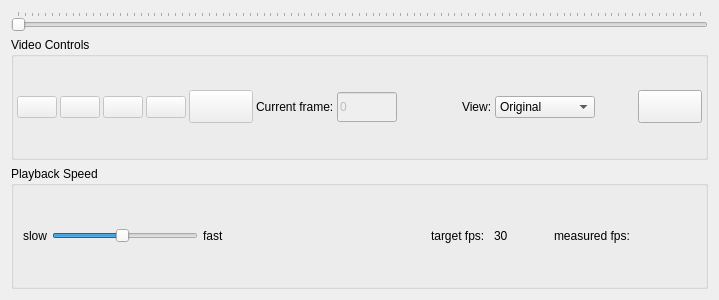
<?xml version="1.0" encoding="UTF-8"?>
<ui version="4.0">
 <class>VideoControlWidget</class>
 <widget class="QWidget" name="VideoControlWidget">
  <property name="geometry">
   <rect>
    <x>0</x>
    <y>0</y>
    <width>719</width>
    <height>300</height>
   </rect>
  </property>
  <property name="sizePolicy">
   <sizepolicy hsizetype="MinimumExpanding" vsizetype="MinimumExpanding">
    <horstretch>0</horstretch>
    <verstretch>0</verstretch>
   </sizepolicy>
  </property>
  <property name="windowTitle">
   <string>Form</string>
  </property>
  <layout class="QVBoxLayout" name="verticalLayout">
   <item>
    <widget class="QSlider" name="sld_video">
     <property name="enabled">
      <bool>false</bool>
     </property>
     <property name="autoFillBackground">
      <bool>false</bool>
     </property>
     <property name="maximum">
      <number>2500</number>
     </property>
     <property name="pageStep">
      <number>25</number>
     </property>
     <property name="orientation">
      <enum>Qt::Horizontal</enum>
     </property>
     <property name="invertedAppearance">
      <bool>false</bool>
     </property>
     <property name="invertedControls">
      <bool>false</bool>
     </property>
     <property name="tickPosition">
      <enum>QSlider::TicksAbove</enum>
     </property>
     <property name="tickInterval">
      <number>25</number>
     </property>
    </widget>
   </item>
   <item>
    <widget class="QGroupBox" name="playback">
     <property name="title">
      <string>Video Controls</string>
     </property>
     <layout class="QHBoxLayout" name="horizontalLayout_4">
      <property name="spacing">
       <number>3</number>
      </property>
      <property name="leftMargin">
       <number>3</number>
      </property>
      <property name="topMargin">
       <number>3</number>
      </property>
      <property name="rightMargin">
       <number>3</number>
      </property>
      <property name="bottomMargin">
       <number>3</number>
      </property>
      <item>
       <widget class="QPushButton" name="button_previousFrame">
        <property name="enabled">
         <bool>false</bool>
        </property>
        <property name="toolTip">
         <string>Previous Frame</string>
        </property>
        <property name="styleSheet">
         <string notr="true"/>
        </property>
        <property name="text">
         <string/>
        </property>
        <property name="icon">
         <iconset resource="MainWindow.qrc">
          <normaloff>:/BioTracker/resources/arrows-skip-back.png</normaloff>:/BioTracker/resources/arrows-skip-back.png</iconset>
        </property>
        <property name="iconSize">
         <size>
          <width>32</width>
          <height>32</height>
         </size>
        </property>
       </widget>
      </item>
      <item>
       <widget class="QPushButton" name="button_playPause">
        <property name="enabled">
         <bool>false</bool>
        </property>
        <property name="toolTip">
         <string>Play</string>
        </property>
        <property name="styleSheet">
         <string notr="true"/>
        </property>
        <property name="text">
         <string/>
        </property>
        <property name="icon">
         <iconset resource="MainWindow.qrc">
          <normaloff>:/BioTracker/resources/arrow-forward1.png</normaloff>:/BioTracker/resources/arrow-forward1.png</iconset>
        </property>
        <property name="iconSize">
         <size>
          <width>32</width>
          <height>32</height>
         </size>
        </property>
       </widget>
      </item>
      <item>
       <widget class="QPushButton" name="button_stop">
        <property name="enabled">
         <bool>false</bool>
        </property>
        <property name="toolTip">
         <string>Stop</string>
        </property>
        <property name="statusTip">
         <string/>
        </property>
        <property name="styleSheet">
         <string notr="true"/>
        </property>
        <property name="text">
         <string/>
        </property>
        <property name="icon">
         <iconset resource="MainWindow.qrc">
          <normaloff>:/BioTracker/resources/stop.png</normaloff>:/BioTracker/resources/stop.png</iconset>
        </property>
        <property name="iconSize">
         <size>
          <width>32</width>
          <height>32</height>
         </size>
        </property>
       </widget>
      </item>
      <item>
       <widget class="QPushButton" name="button_nextFrame">
        <property name="enabled">
         <bool>false</bool>
        </property>
        <property name="toolTip">
         <string>Next Frame</string>
        </property>
        <property name="statusTip">
         <string/>
        </property>
        <property name="styleSheet">
         <string notr="true"/>
        </property>
        <property name="text">
         <string/>
        </property>
        <property name="icon">
         <iconset resource="MainWindow.qrc">
          <normaloff>:/BioTracker/resources/arrows-skip-forward.png</normaloff>:/BioTracker/resources/arrows-skip-forward.png</iconset>
        </property>
        <property name="iconSize">
         <size>
          <width>32</width>
          <height>32</height>
         </size>
        </property>
       </widget>
      </item>
      <item>
       <widget class="QPushButton" name="button_screenshot">
        <property name="enabled">
         <bool>false</bool>
        </property>
        <property name="font">
         <font>
          <pointsize>16</pointsize>
          <weight>75</weight>
          <italic>false</italic>
          <bold>true</bold>
         </font>
        </property>
        <property name="toolTip">
         <string>Screenshot</string>
        </property>
        <property name="statusTip">
         <string/>
        </property>
        <property name="text">
         <string/>
        </property>
        <property name="icon">
         <iconset resource="MainWindow.qrc">
          <normaloff>:/BioTracker/resources/screenshot.png</normaloff>:/BioTracker/resources/screenshot.png</iconset>
        </property>
        <property name="iconSize">
         <size>
          <width>30</width>
          <height>30</height>
         </size>
        </property>
       </widget>
      </item>
      <item>
       <widget class="QLabel" name="lbl_frame">
        <property name="text">
         <string>Current frame:</string>
        </property>
       </widget>
      </item>
      <item>
       <widget class="QLineEdit" name="frame_num_edit">
        <property name="enabled">
         <bool>false</bool>
        </property>
        <property name="sizePolicy">
         <sizepolicy hsizetype="Preferred" vsizetype="Preferred">
          <horstretch>0</horstretch>
          <verstretch>0</verstretch>
         </sizepolicy>
        </property>
        <property name="maximumSize">
         <size>
          <width>60</width>
          <height>30</height>
         </size>
        </property>
        <property name="text">
         <string>0</string>
        </property>
       </widget>
      </item>
      <item>
       <spacer name="horizontalSpacer">
        <property name="orientation">
         <enum>Qt::Horizontal</enum>
        </property>
        <property name="sizeType">
         <enum>QSizePolicy::MinimumExpanding</enum>
        </property>
        <property name="sizeHint" stdset="0">
         <size>
          <width>40</width>
          <height>20</height>
         </size>
        </property>
       </spacer>
      </item>
      <item>
       <widget class="QLabel" name="labelView">
        <property name="text">
         <string>View:</string>
        </property>
       </widget>
      </item>
      <item>
       <widget class="QComboBox" name="comboBoxSelectedView">
        <property name="sizePolicy">
         <sizepolicy hsizetype="Preferred" vsizetype="Fixed">
          <horstretch>0</horstretch>
          <verstretch>0</verstretch>
         </sizepolicy>
        </property>
        <property name="minimumSize">
         <size>
          <width>100</width>
          <height>0</height>
         </size>
        </property>
        <property name="baseSize">
         <size>
          <width>0</width>
          <height>0</height>
         </size>
        </property>
        <item>
         <property name="text">
          <string>Original</string>
         </property>
        </item>
       </widget>
      </item>
      <item>
       <spacer name="horizontalSpacer_3">
        <property name="orientation">
         <enum>Qt::Horizontal</enum>
        </property>
        <property name="sizeType">
         <enum>QSizePolicy::Minimum</enum>
        </property>
        <property name="sizeHint" stdset="0">
         <size>
          <width>40</width>
          <height>20</height>
         </size>
        </property>
       </spacer>
      </item>
      <item>
       <widget class="QPushButton" name="button_panZoom">
        <property name="font">
         <font>
          <pointsize>16</pointsize>
          <weight>75</weight>
          <italic>false</italic>
          <bold>true</bold>
         </font>
        </property>
        <property name="toolTip">
         <string>Pan/Zoom Mode</string>
        </property>
        <property name="text">
         <string/>
        </property>
        <property name="icon">
         <iconset resource="MainWindow.qrc">
          <normaloff>:/BioTracker/resources/panZoom.png</normaloff>:/BioTracker/resources/panZoom.png</iconset>
        </property>
        <property name="iconSize">
         <size>
          <width>30</width>
          <height>30</height>
         </size>
        </property>
        <property name="checkable">
         <bool>true</bool>
        </property>
       </widget>
      </item>
     </layout>
    </widget>
   </item>
   <item>
    <widget class="QGroupBox" name="speed">
     <property name="minimumSize">
      <size>
       <width>0</width>
       <height>0</height>
      </size>
     </property>
     <property name="title">
      <string>Playback Speed</string>
     </property>
     <layout class="QHBoxLayout" name="horizontalLayout_3">
      <item>
       <layout class="QHBoxLayout" name="horizontalLayout">
        <property name="spacing">
         <number>5</number>
        </property>
        <item>
         <widget class="QLabel" name="label_3">
          <property name="enabled">
           <bool>true</bool>
          </property>
          <property name="text">
           <string>slow</string>
          </property>
         </widget>
        </item>
        <item>
         <widget class="QSlider" name="sld_speed">
          <property name="sizePolicy">
           <sizepolicy hsizetype="Expanding" vsizetype="Fixed">
            <horstretch>0</horstretch>
            <verstretch>0</verstretch>
           </sizepolicy>
          </property>
          <property name="minimum">
           <number>1</number>
          </property>
          <property name="maximum">
           <number>61</number>
          </property>
          <property name="value">
           <number>30</number>
          </property>
          <property name="sliderPosition">
           <number>30</number>
          </property>
          <property name="orientation">
           <enum>Qt::Horizontal</enum>
          </property>
         </widget>
        </item>
        <item>
         <widget class="QLabel" name="label_4">
          <property name="text">
           <string>fast</string>
          </property>
         </widget>
        </item>
       </layout>
      </item>
      <item>
       <spacer name="horizontalSpacer_2">
        <property name="orientation">
         <enum>Qt::Horizontal</enum>
        </property>
        <property name="sizeHint" stdset="0">
         <size>
          <width>40</width>
          <height>20</height>
         </size>
        </property>
       </spacer>
      </item>
      <item>
       <widget class="QLabel" name="label_5">
        <property name="text">
         <string>target fps: </string>
        </property>
       </widget>
      </item>
      <item>
       <widget class="QLabel" name="fps_label">
        <property name="text">
         <string>30</string>
        </property>
        <property name="alignment">
         <set>Qt::AlignLeading|Qt::AlignLeft|Qt::AlignVCenter</set>
        </property>
       </widget>
      </item>
      <item>
       <spacer name="horizontalSpacer_4">
        <property name="orientation">
         <enum>Qt::Horizontal</enum>
        </property>
        <property name="sizeType">
         <enum>QSizePolicy::Preferred</enum>
        </property>
        <property name="sizeHint" stdset="0">
         <size>
          <width>40</width>
          <height>20</height>
         </size>
        </property>
       </spacer>
      </item>
      <item>
       <widget class="QLabel" name="label">
        <property name="sizePolicy">
         <sizepolicy hsizetype="Preferred" vsizetype="Preferred">
          <horstretch>0</horstretch>
          <verstretch>0</verstretch>
         </sizepolicy>
        </property>
        <property name="text">
         <string>measured fps:</string>
        </property>
       </widget>
      </item>
      <item>
       <widget class="QLabel" name="fps_edit">
        <property name="minimumSize">
         <size>
          <width>60</width>
          <height>0</height>
         </size>
        </property>
        <property name="text">
         <string/>
        </property>
       </widget>
      </item>
     </layout>
    </widget>
   </item>
  </layout>
 </widget>
 <resources>
  <include location="MainWindow.qrc"/>
 </resources>
 <connections/>
</ui>
